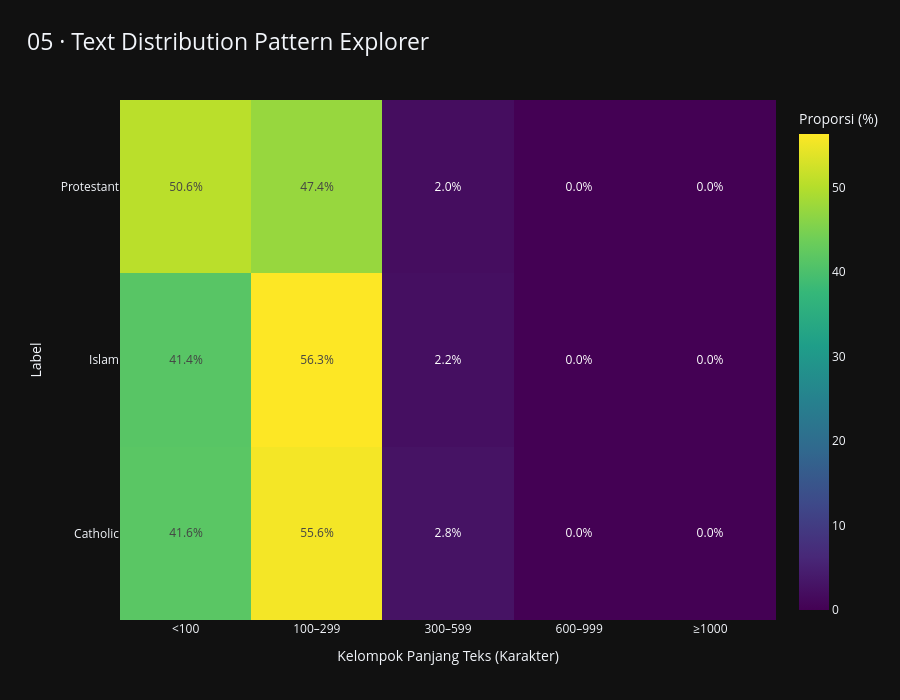

Notebook source saved alongside this figure:
### Code cell
# ============================================================
# VISUALISASI 5 — DISTRIBUTION PATTERN HEATMAP
# ============================================================

df_pattern = df_sample.copy()

bins = [0, 100, 300, 600, 1000, np.inf]
labels_bins = [
    "<100",
    "100–299",
    "300–599",
    "600–999",
    "≥1000"
]

df_pattern["Kelompok_Panjang"] = pd.cut(
    df_pattern["Panjang_Karakter"],
    bins=bins,
    labels=labels_bins,
    right=False
)

# Ambil 15 label terbesar berdasarkan jumlah data
top15_labels = (
    df_label
    .nlargest(15, "Jumlah_Data")["Label"]
    .tolist()
)

df_pattern = df_pattern[
    df_pattern["Label"].isin(top15_labels)
]

pivot_pattern = pd.crosstab(
    df_pattern["Label"],
    df_pattern["Kelompok_Panjang"]
)

# Susun kolom sesuai urutan interval
pivot_pattern = pivot_pattern.reindex(
    columns=labels_bins,
    fill_value=0
)

# Normalisasi per label untuk membandingkan proporsi
pivot_proporsi = pivot_pattern.div(
    pivot_pattern.sum(axis=1).replace(0, np.nan),
    axis=0
).fillna(0) * 100

fig5 = go.Figure(
    data=go.Heatmap(
        z=pivot_proporsi.values,
        x=pivot_proporsi.columns.astype(str),
        y=pivot_proporsi.index.astype(str),
        colorscale="Viridis",
        colorbar=dict(title="Proporsi (%)"),
        text=np.round(pivot_proporsi.values, 1),
        texttemplate="%{text:.1f}%",
        hovertemplate=(
            "Label: %{y}<br>"
            "Kelompok panjang: %{x}<br>"
            "Proporsi: %{z:.1f}%<extra></extra>"
        )
    )
)

fig5.update_layout(
    title=dict(
        text="05 · Text Distribution Pattern Explorer",
        x=0.03,
        font=dict(size=23)
    ),
    template=TEMA,
    height=700,
    xaxis_title="Kelompok Panjang Teks (Karakter)",
    yaxis_title="Label",
    margin=dict(l=120, r=50, t=100, b=80)
)

fig5.show()

### Figure 1 — Plotly figure (JSON) as saved in the notebook; plotly's stock layout.template omitted (floating-point values rounded to 4 significant figures)
{"data": [{"colorbar": {"title": {"text": "Proporsi (%)"}}, "colorscale": [[0, "#440154"], [0.1111, "#482878"], [0.2222, "#3e4989"], [0.3333, "#31688e"], [0.4444, "#26828e"], [0.5556, "#1f9e89"], [0.6667, "#35b779"], [0.7778, "#6ece58"], [0.8889, "#b5de2b"], [1, "#fde725"]], "hovertemplate": "Label: %{y}<br>Kelompok panjang: %{x}<br>Proporsi: %{z:.1f}%<extra></extra>", "text": [[41.6, 55.6, 2.8, 0.0, 0.0], [41.4, 56.3, 2.2, 0.0, 0.0], [50.6, 47.4, 2.0, 0.0, 0.0]], "texttemplate": "%{text:.1f}%", "type": "heatmap", "x": ["<100", "100–299", "300–599", "600–999", "≥1000"], "y": ["Catholic", "Islam", "Protestant"], "z": [[41.63, 55.56, 2.813, 0.0, 0.0], [41.43, 56.35, 2.226, 0.0, 0.0], [50.56, 47.44, 1.997, 0.0, 0.0]]}], "layout": {"height": 700, "margin": {"b": 80, "l": 120, "r": 50, "t": 100}, "title": {"font": {"size": 23}, "text": "05 · Text Distribution Pattern Explorer", "x": 0.03}, "xaxis": {"title": {"text": "Kelompok Panjang Teks (Karakter)"}}, "yaxis": {"title": {"text": "Label"}}}}
